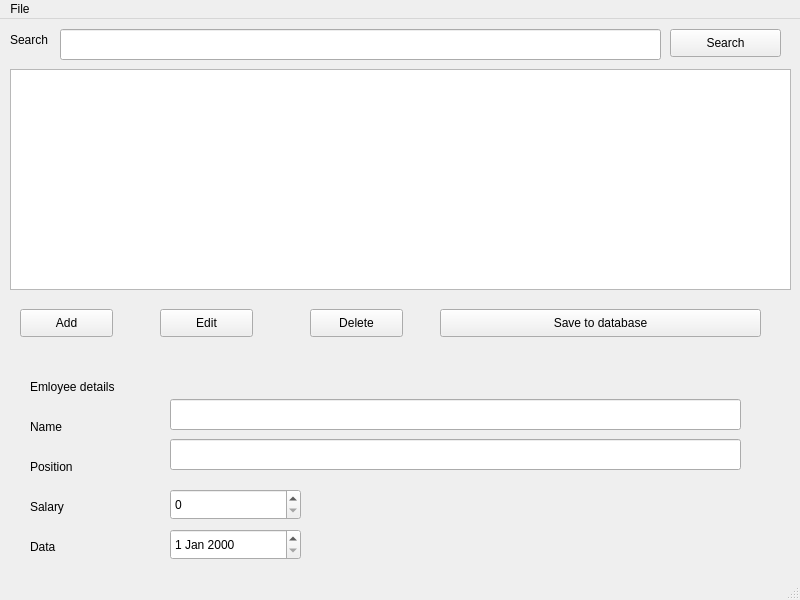
<?xml version="1.0" encoding="UTF-8"?>
<ui version="4.0">
 <class>MainWindow</class>
 <widget class="QMainWindow" name="MainWindow">
  <property name="geometry">
   <rect>
    <x>0</x>
    <y>0</y>
    <width>800</width>
    <height>600</height>
   </rect>
  </property>
  <property name="windowTitle">
   <string>MainWindow</string>
  </property>
  <widget class="QWidget" name="centralwidget">
   <widget class="QTableView" name="tableView">
    <property name="geometry">
     <rect>
      <x>10</x>
      <y>50</y>
      <width>781</width>
      <height>221</height>
     </rect>
    </property>
    <property name="sortingEnabled">
     <bool>false</bool>
    </property>
   </widget>
   <widget class="QLineEdit" name="LneSearch">
    <property name="geometry">
     <rect>
      <x>60</x>
      <y>10</y>
      <width>601</width>
      <height>31</height>
     </rect>
    </property>
   </widget>
   <widget class="QLabel" name="LblSearch">
    <property name="geometry">
     <rect>
      <x>10</x>
      <y>10</y>
      <width>51</width>
      <height>21</height>
     </rect>
    </property>
    <property name="text">
     <string>Search</string>
    </property>
   </widget>
   <widget class="QPushButton" name="BtnSearch">
    <property name="geometry">
     <rect>
      <x>670</x>
      <y>10</y>
      <width>111</width>
      <height>28</height>
     </rect>
    </property>
    <property name="text">
     <string>Search</string>
    </property>
   </widget>
   <widget class="QPushButton" name="BtnAdd">
    <property name="geometry">
     <rect>
      <x>20</x>
      <y>290</y>
      <width>93</width>
      <height>28</height>
     </rect>
    </property>
    <property name="text">
     <string>Add</string>
    </property>
   </widget>
   <widget class="QPushButton" name="BtnEdit">
    <property name="geometry">
     <rect>
      <x>160</x>
      <y>290</y>
      <width>93</width>
      <height>28</height>
     </rect>
    </property>
    <property name="text">
     <string>Edit</string>
    </property>
   </widget>
   <widget class="QPushButton" name="BtnDelete">
    <property name="geometry">
     <rect>
      <x>310</x>
      <y>290</y>
      <width>93</width>
      <height>28</height>
     </rect>
    </property>
    <property name="text">
     <string>Delete</string>
    </property>
   </widget>
   <widget class="QPushButton" name="BtnSaveToDatabase">
    <property name="geometry">
     <rect>
      <x>440</x>
      <y>290</y>
      <width>321</width>
      <height>28</height>
     </rect>
    </property>
    <property name="text">
     <string>Save to database</string>
    </property>
   </widget>
   <widget class="QLabel" name="LblDetails">
    <property name="geometry">
     <rect>
      <x>30</x>
      <y>360</y>
      <width>101</width>
      <height>16</height>
     </rect>
    </property>
    <property name="text">
     <string>Emloyee details</string>
    </property>
   </widget>
   <widget class="QLabel" name="LblName">
    <property name="geometry">
     <rect>
      <x>30</x>
      <y>400</y>
      <width>41</width>
      <height>16</height>
     </rect>
    </property>
    <property name="text">
     <string>Name</string>
    </property>
   </widget>
   <widget class="QLabel" name="LblPosition">
    <property name="geometry">
     <rect>
      <x>30</x>
      <y>440</y>
      <width>51</width>
      <height>16</height>
     </rect>
    </property>
    <property name="text">
     <string>Position</string>
    </property>
   </widget>
   <widget class="QLabel" name="LblSalary">
    <property name="geometry">
     <rect>
      <x>30</x>
      <y>480</y>
      <width>51</width>
      <height>16</height>
     </rect>
    </property>
    <property name="text">
     <string>Salary</string>
    </property>
   </widget>
   <widget class="QLabel" name="LblData">
    <property name="geometry">
     <rect>
      <x>30</x>
      <y>520</y>
      <width>51</width>
      <height>16</height>
     </rect>
    </property>
    <property name="text">
     <string>Data</string>
    </property>
   </widget>
   <widget class="QLineEdit" name="LneName">
    <property name="geometry">
     <rect>
      <x>170</x>
      <y>380</y>
      <width>571</width>
      <height>31</height>
     </rect>
    </property>
    <property name="text">
     <string/>
    </property>
   </widget>
   <widget class="QLineEdit" name="LnePosition">
    <property name="geometry">
     <rect>
      <x>170</x>
      <y>420</y>
      <width>571</width>
      <height>31</height>
     </rect>
    </property>
    <property name="text">
     <string/>
    </property>
   </widget>
   <widget class="QSpinBox" name="spinBoxSalary">
    <property name="geometry">
     <rect>
      <x>170</x>
      <y>470</y>
      <width>131</width>
      <height>31</height>
     </rect>
    </property>
   </widget>
   <widget class="QDateEdit" name="dateEditData">
    <property name="geometry">
     <rect>
      <x>170</x>
      <y>510</y>
      <width>131</width>
      <height>31</height>
     </rect>
    </property>
   </widget>
  </widget>
  <widget class="QMenuBar" name="menubar">
   <property name="geometry">
    <rect>
     <x>0</x>
     <y>0</y>
     <width>800</width>
     <height>26</height>
    </rect>
   </property>
   <widget class="QMenu" name="menuFile">
    <property name="title">
     <string>File</string>
    </property>
   </widget>
   <addaction name="menuFile"/>
  </widget>
  <widget class="QStatusBar" name="statusbar"/>
 </widget>
 <resources/>
 <connections/>
</ui>
